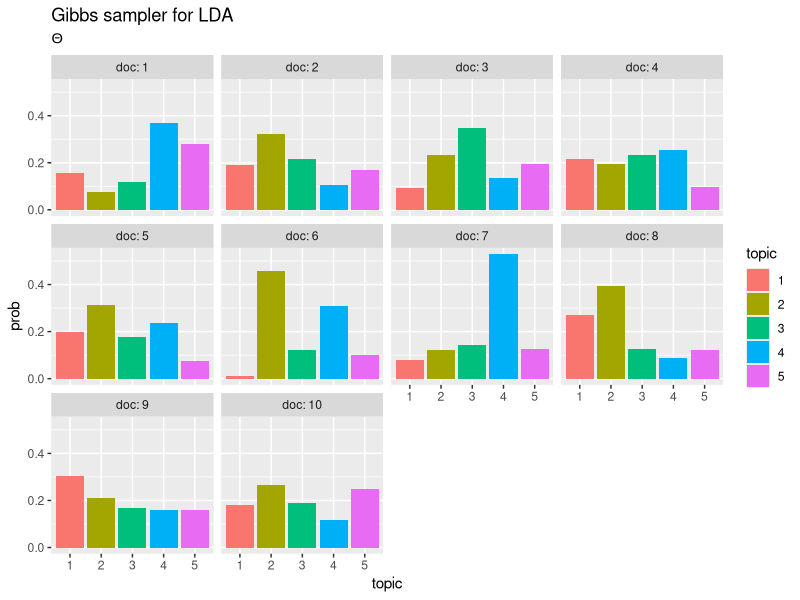
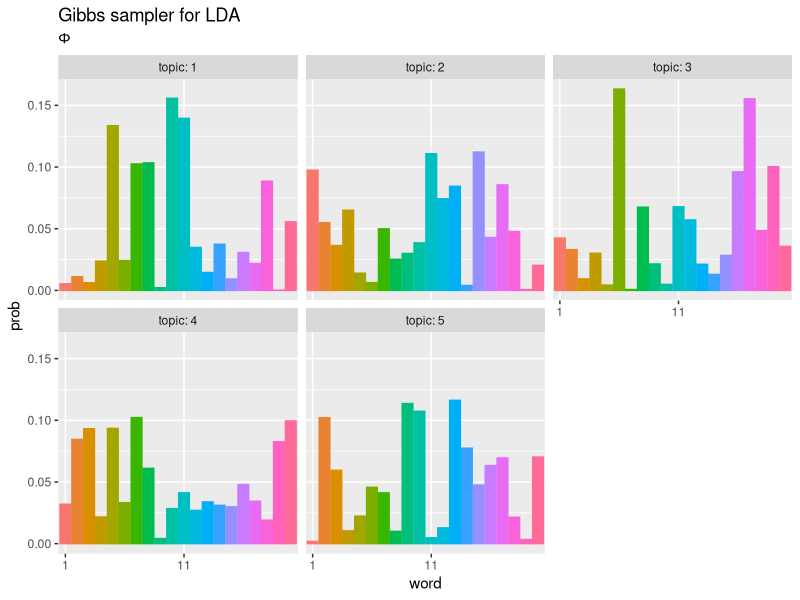

Reproduce these figures in R, in order.

# Gibbs sampler for LDA ---------------------------------------------------

# 利用パッケージ
library(tidyverse)

## 簡易文書データ
# 文書数
M <- 10
# 語彙数
V <- 20
# 文書ごとの各語彙数
n_dv <- matrix(sample(1:3, M * V, replace = TRUE), M, V)


# パラメータの設定 -----------------------------------------------------------------

# サンプリング回数を指定
S <- 100

# トピック数を指定
K <- 5

# 事前分布のパラメータを指定:(1以上の値)
alpha_k <- rep(2, K)
beta_v  <- rep(2, V)

# トピック分布の初期値
theta_dk <- seq(0, 1, by = 0.01) %>% 
  sample(size = M * K, replace = TRUE) %>% 
  matrix(nrow = M, ncol = K)
# 正規化
theta_dk <- theta_dk / apply(theta_dk, 1, sum)

# 単語分布の初期値
phi_kv <- seq(0, 1, by = 0.01) %>% 
  sample(size = K * V, replace = TRUE) %>% 
  matrix(nrow = K, ncol = V)
# 正規化
phi_kv <- phi_kv / apply(phi_kv, 1, sum)

# 潜在トピック集合の初期値
z_di <- array(0, dim = c(M, V, max(n_dv)))

# 各文書において各トピックが割り当てられた単語数
n_dk <- matrix(0, nrow = M, ncol = K)

# 全文書において各トピックが割り当てられた単語数
n_kv <- matrix(0, nrow = K, ncol = V)


# ギブスサンプリング ----------------------------------------------------------------------

# 推移の確認用
trace_theta <- array(0, dim = c(M, K, S + 1))
trace_phi   <- array(0, dim = c(K, V, S + 1))
# 初期値を代入
trace_theta[, , 1] <- theta_dk
trace_phi[, , 1]   <- phi_kv

for(s in 1:S) { ## (イタレーション)
  
  for(d in 1:M) { ## (各文書)
    
    # サンプリング確率を計算：式(3.29)
    q_z <- phi_kv * theta_dk[d, ] / apply(phi_kv * theta_dk[d, ], 1, sum)
    q_z[is.na(q_z)] <- 1 / K # (アンダーフロー対策(仮))
    
    for(v in 1:V) { ## (各語彙)
      if(n_dv[d, v] > 0) {

          # 潜在トピックを割り当て
          res_z <- rmultinom(n = n_dv[d, v], size = 1, prob = q_z[, v])
          tmp_z <- which(res_z == 1, arr.ind = TRUE)
          z_di[d, v, 1:n_dv[d, v]] <- tmp_z[, "row"]
          
      }
    } ## (/各語彙)
    
    # 事後分布のパラメータを更新：式(3.36)の指数部分
    new_alpha_k <- n_dk[d, ] + alpha_k
    
    # theta_{d,k}をサンプリング
    theta_dk[d, ] <- MCMCpack::rdirichlet(n = 1, alpha = new_alpha_k - 1) %>% 
      as.vector()
    
  } ## (/各文書)
  
  # 事後分布のパラメータを更新：式(3.37)の指数部分
  new_beta_v <- t(t(n_kv) + beta_v)
  
  for(k in 1:K) { ## (各トピック)
    
    # phi_{k,v}をサンプリング
    phi_kv[k, ] <- MCMCpack::rdirichlet(n = 1, alpha = new_beta_v[k, ] - 1) %>% 
      as.vector()
    
    # カウントを更新
    n_dk[, k] <- apply(z_di == k, 1, sum)
    n_kv[k, ] <- apply(z_di == k, 2, sum)
    
  } ## (/各トピック)
  
  # パラメータを正規化
  theta_dk <- theta_dk / apply(theta_dk, 1, sum)
  phi_kv   <- phi_kv / apply(phi_kv, 1, sum)
  
  # 推移の確認用
  trace_theta[, , s + 1] <- theta_dk
  trace_phi[, , s + 1]   <- phi_kv
  
}

# 処理の検証
sum(apply(n_dk, 1, sum) == apply(n_dv, 1, sum)) == M
sum(apply(n_kv, 2, sum) == apply(n_dv, 2, sum)) == V
apply(phi_kv, 1, sum)
apply(theta_dk, 1, sum)


# 推定結果の確認 ----------------------------------------------------------------------

## トピック分布
# 作図用のデータフレームを作成
theta_WideDF <- cbind(
  as.data.frame(theta_dk), 
  doc = as.factor(1:M) # 文書番号
)

# データフレームをlong型に変換
theta_LongDF <- pivot_longer(
  theta_WideDF, 
  cols = -doc,         # 変換せずにそのまま残す現列名
  names_to = "topic",  # 現列名を格納する新しい列の名前
  names_prefix = "V",  # 現列名から取り除く文字列
  names_ptypes = list(topic = factor()),  # 現列名を要素とする際の型
  values_to = "prob"   # 現要素を格納する新しい列の名前
)

# 作図
ggplot(theta_LongDF, aes(x = topic, y = prob, fill = topic)) + 
  geom_bar(stat = "identity", position = "dodge") + # 棒グラフ
  facet_wrap( ~ doc, labeller = label_both) + # グラフの分割
  labs(title = "Gibbs sampler for LDA", 
       subtitle = expression(Theta)) # ラベル


## 単語分布
# 作図用のデータフレームを作成
phi_WideDF <- cbind(
  as.data.frame(phi_kv), 
  topic = as.factor(1:K) # トピック番号
)

# データフレームをlong型に変換
phi_LongDF <- pivot_longer(
  phi_WideDF, 
  cols = -topic,       # 変換せずにそのまま残す現列名
  names_to = "word",   # 現列名を格納する新しい列の名前
  names_prefix = "V",  # 現列名から取り除く文字列
  names_ptypes = list(word = factor()),  # 現列名を要素とする際の型
  values_to = "prob"   # 現要素を格納する新しい列の名前
)

# 作図
ggplot(phi_LongDF, aes(x = word, y = prob, fill = word, color = word)) + 
  geom_bar(stat = "identity", position = "dodge") + # 棒グラフ
  facet_wrap( ~ topic, labeller = label_both) + # グラフの分割
  scale_x_discrete(breaks = seq(1, V, by = 10)) + # x軸目盛
  theme(legend.position = "none") + # 凡例
  labs(title = "Gibbs sampler for LDA", 
       subtitle = expression(Phi)) # ラベル


# 推移の確認用gif ---------------------------------------------------------------------

# 利用パッケージ
library(gganimate)

# データフレームに変換
trace_theta_WideDF <- data.frame()
trace_phi_WideDF <- data.frame()
for(s in 1:(S + 1)) {
  tmp_trace_theta <- cbind(
    as.data.frame(trace_theta[, , s]), 
    doc = as.factor(1:M), # 文書番号
    S = s - 1 # 試行回数
  )
  tmp_trace_phi <- cbind(
    as.data.frame(trace_phi[, , s]), 
    topic = as.factor(1:K), # トピック番号
    S = s - 1 # 試行回数
  )
  
  # データフレームを結合
  trace_theta_WideDF <- rbind(trace_theta_WideDF, tmp_trace_theta)
  trace_phi_WideDF <- rbind(trace_phi_WideDF, tmp_trace_phi)
}

# データフレームをlong型に変換
trace_theta_LongDF <- pivot_longer(
  trace_theta_WideDF, 
  cols = -c(doc, S),   # 変換せずにそのまま残す現列名
  names_to = "topic",  # 現列名を格納する新しい列の名前
  names_prefix = "V",  # 現列名から取り除く文字列
  names_ptypes = list(topic = factor()),  # 現列名を要素とする際の型
  values_to = "prob"   # 現要素を格納する新しい列の名前
)
trace_phi_LongDF <- pivot_longer(
  trace_phi_WideDF, 
  cols = -c(topic, S), # 変換せずにそのまま残す現列名
  names_to = "word",   # 現列名を格納する新しい列の名前
  names_prefix = "V",  # 現列名から取り除く文字列
  names_ptypes = list(word = factor()),  # 現列名を要素とする際の型
  values_to = "prob"   # 現要素を格納する新しい列の名前
)


## トピック分布
# 作図
graph_theta <- ggplot(trace_theta_LongDF, aes(x = topic, y = prob, fill = topic)) + 
  geom_bar(stat = "identity", position = "dodge") +  # 棒グラフ
  facet_wrap( ~ doc, labeller = label_both) +        # グラフの分割
  transition_manual(S) + 
  labs(title = "Gibbs sampler for LDA", 
       subtitle = "S={current_frame}") # ラベル

# 描画
animate(graph_theta, nframes = S + 1, fps = 10)


## 単語分布
# 作図
graph_phi <- ggplot(trace_phi_LongDF, aes(x = word, y = prob, fill = word, color = word)) + 
  geom_bar(stat = "identity", position = "dodge") +  # 棒グラフ
  facet_wrap( ~ topic, labeller = label_both) +      # グラフの分割
  scale_x_discrete(breaks = seq(1, V, by = 10)) +    # x軸目盛
  theme(legend.position = "none") +                  # 凡例
  transition_manual(S) + 
  labs(title = "Gibbs sampler for LDA", 
       subtitle = "S={current_frame}") # ラベル

# 描画
animate(graph_phi, nframes = S + 1, fps = 10)
